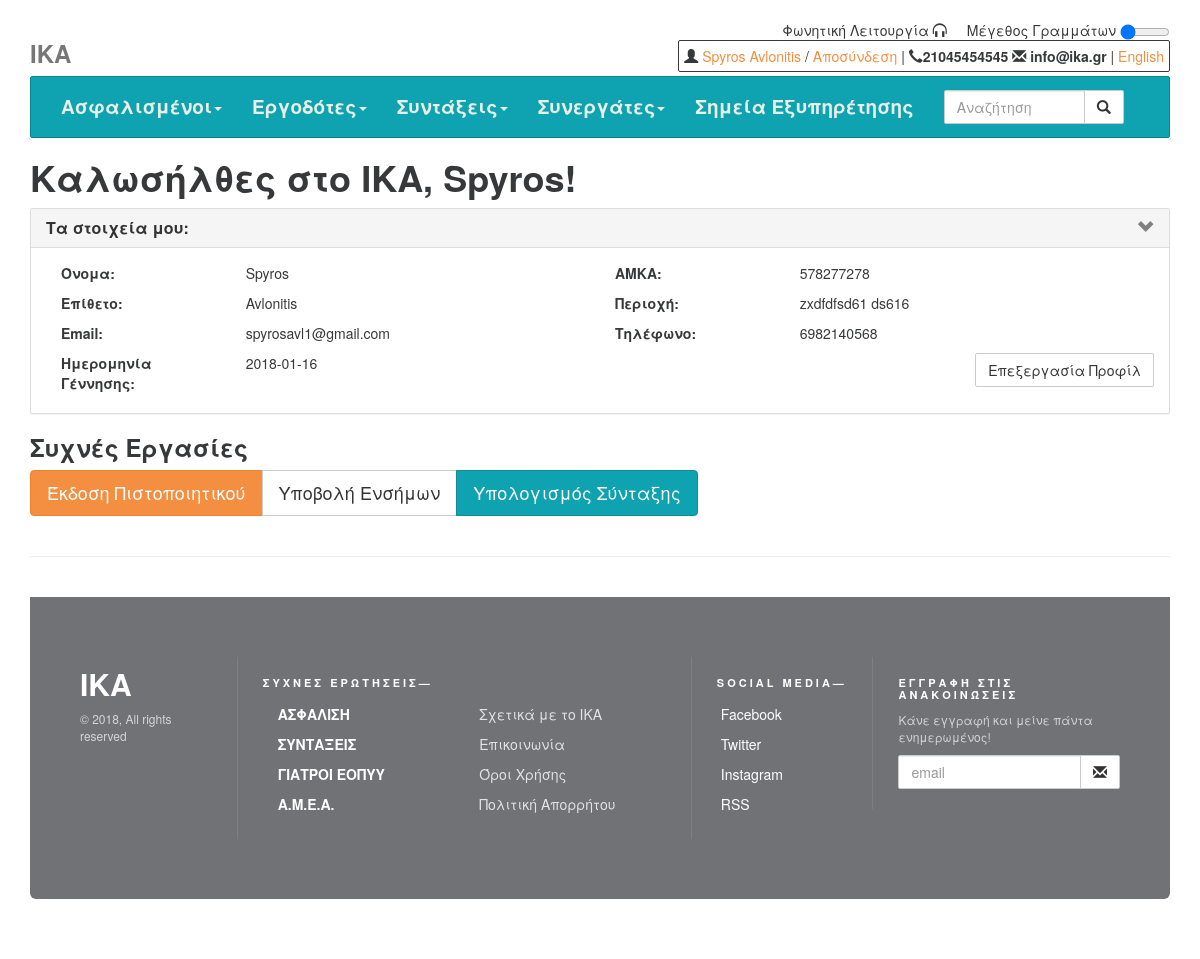
/home.php (signed in), run on an earlier commit of the app's database.
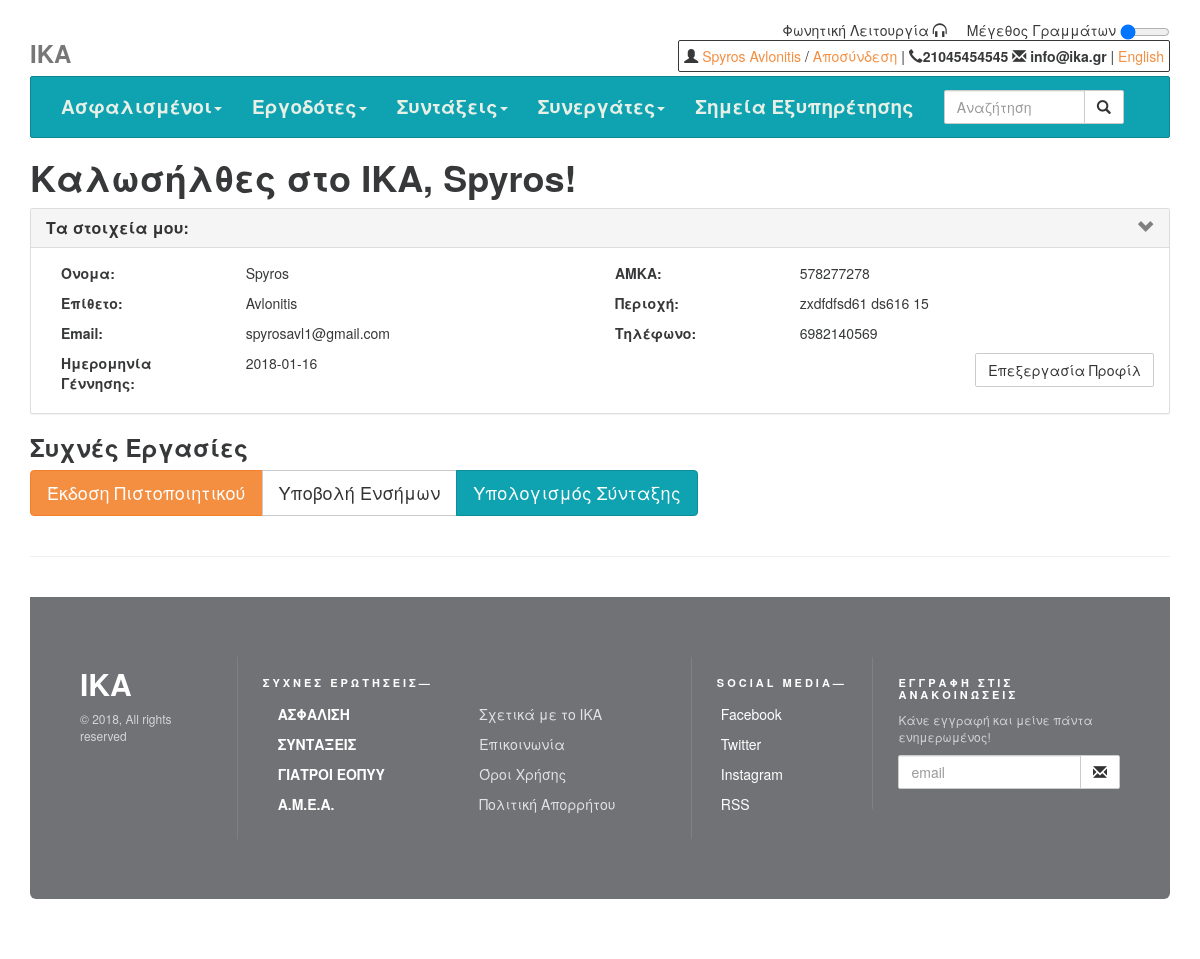
And on a later commit of the database.
### tables this page shows
CREATE TABLE `users` (
  `id` int(6) unsigned NOT NULL AUTO_INCREMENT,
  `firstName` varchar(30) NOT NULL,
  `lastName` varchar(30) NOT NULL,
  `email` varchar(50) NOT NULL,
  `reg_date` timestamp NOT NULL DEFAULT CURRENT_TIMESTAMP ON UPDATE CURRENT_TIMESTAMP,
  `password` varchar(256) NOT NULL,
  `loginAttempts` int(11) DEFAULT NULL,
  `user_type` varchar(30) DEFAULT NULL,
  `amka` varchar(30) DEFAULT NULL,
  `phone` varchar(30) DEFAULT NULL,
  `address` varchar(30) DEFAULT NULL,
  `birthday` varchar(30) DEFAULT NULL,
  PRIMARY KEY (`id`),
  UNIQUE KEY `amka` (`amka`)
);

### auth/_session.php (called while the page is built, shortened)
<?php
	include_once('db_connection.php');
	if(isset($_SESSION["user_id"])){
		$res = $conn->prepare("SELECT * FROM users WHERE id = :id LIMIT 1");
		$res->execute(array(':id' => $_SESSION["user_id"]));
		if ($res->rowCount() == 1){
			$user = ($res->fetchAll(PDO::FETCH_ASSOC))[0];
		}
	}
?>

### home.php (the view, shortened to what the changed rows need)
<?php
  include ('./auth/_session.php');
?>
<!DOCTYPE html>
<html lang="en">
  <head>
    <link rel="stylesheet" href="https://maxcdn.bootstrapcdn.com/bootstrap/3.3.7/css/bootstrap.min.css">
    <link href="./assets/css/justified-nav.css" rel="stylesheet">
    <link href="./assets/css/theme.css" rel="stylesheet">
    <link href="./assets/css/yamm.css" rel="stylesheet">
    <link href="./assets/css/app.css" rel="stylesheet">
  </head>
  <body>
    <div class="container">
      <?php include('_menu.php'); ?>
        <div id="body">
            <h1>Καλωσήλθες στο ΙΚΑ, <?= $user['firstName']?>!</h1>
            <div class="panel panel-default">
                <div class="panel-heading">
                </div>
                <div id="collapseThree" class="panel-collapse collapse in">
                    <div class="panel-body">
                        <div class="col-md-6">
                            <div class ="row">
                                <label class="col-md-4">Όνομα:</label>
                                <p class="col-md-8"><?= $user['firstName']?></p>
                            </div>
                            <div class ="row">
                                <label class="col-md-4">Επίθετο:</label>
                                <p class="col-md-8"><?= $user['lastName'] ?></p>
                            </div>
                            <div class ="row">
                                <label class="col-md-4">Email:</label>
                                <p class="col-md-8"><?= $user['email']?></p>
                            </div>
                            <div class ="row">
                                <label class="col-md-4">Ημερομηνία Γέννησης:</label>
                                <p class="col-md-8"><?= $user['birthday']?></p>
                            </div>
                        </div>
                        <div class="col-md-6">
                            <div class ="row">
                                <label class="col-md-4">ΑΜΚΑ:</label>
                                <p class="col-md-8"><?= $user['amka']?></p>
                            </div>
                            <div class ="row">
                                <label class="col-md-4">Περιοχή:</label>
                                <p class="col-lg-8"><?= $user['address'] ?></p>
                            </div>
                            <div class ="row">
                                <label class="col-md-4">Τηλέφωνο:</label>
                                <p class="col-md-8"><?= $user['phone']?></p>
                            </div>
                        </div>
                    </div>
                </div>
            </div>
            <h3>Συχνές Εργασίες</h3>
            <div class="btn-group" role="group" aria-label="...">
                <a class="btn btn-primary btn-lg" href="/eservices/certificate.php" role="button">Έκδοση Πιστοποιητικού</a>
                <a class="btn btn-default btn-lg" href="/eservices/request.php" role="button">Υποβολή Ενσήμων</a>
                <a class="btn btn-info btn-lg" href="/eservices/ypologismos_syntaksis.php" role="button">Υπολογισμός Σύνταξης</a>
            </div>
        </div>
      <?php include('_footer.php'); ?>
  </body>
</html>

### _menu.php (shortened to what the changed rows need)
<?php
  include_once('./auth/_session.php');
?>
<div class="right-tools pull-right">
  <br>
  <span class="pull-right" style="border: solid 1px;padding: 5px;border-radius: 2px;">
    <?php if (isset($user)): ?>
      <span class="glyphicon glyphicon-user"></span> <a href="/home.php"><?= $user['firstName'] ?> <?= $user['lastName'] ?></a> / <a href="/auth/authenticate.php?a=logout">Αποσύνδεση</a>
    <?php else: ?>
      <a href="/auth/login.php">Σύνδεση</a> / <a href="/auth/register.php">Εγγραφή</a>
    <?php endif; ?>
    <span id="phone_and_email">| <strong><span class="glyphicon glyphicon-earphone"></span>21045454545 <span class="glyphicon glyphicon-envelope"></span> info@ika.gr </span></strong>| <a href="/">English</a>
  </span>
</div>

What changed in the data, as far as the page shows it:
changed users "Spyros": address "zxdfdfsd61 ds616" → "zxdfdfsd61 ds616 15"; phone "6982140568" → "6982140569"
